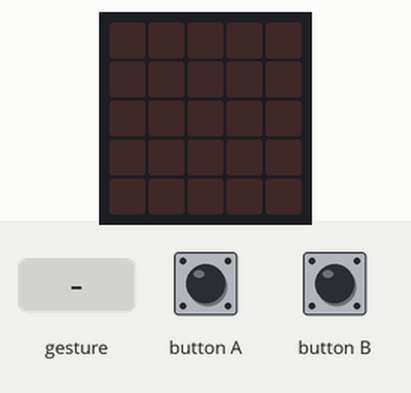
Simulated run of this program. Board: BBC micro:bit running MicroPython. Parts: the board's 5×5 LED display. The test bench sets the inputs (shaded band). Random numbers come from a fixed seed; a tilt is held for 1.5 s and a shake lasts 1 s, then the board lies face up again.

Above: at 1.2 s.
1.3 s: button A pressed for 0.15 s
At 1.37 s:
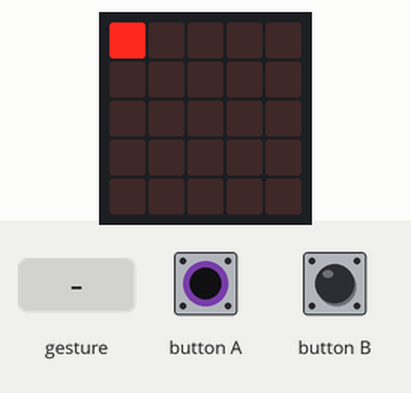
4.3 s: button B pressed for 1 s
At 6.5 s:
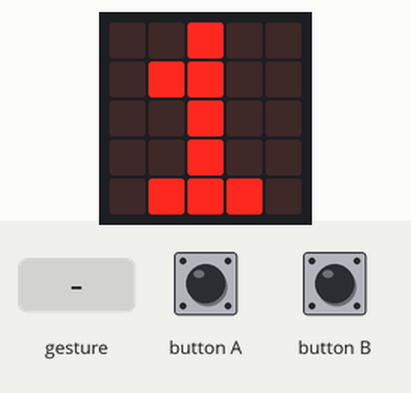
6.8 s: gesture 'shake'
At 8.0 s:
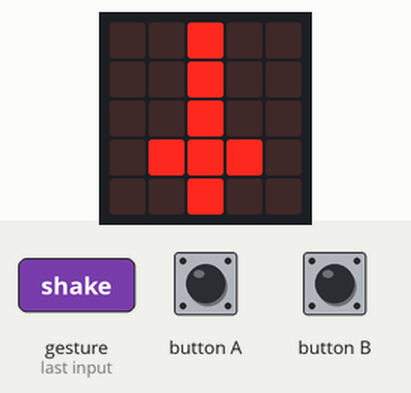
8.5 s: gesture 'shake'
At 9.3 s:
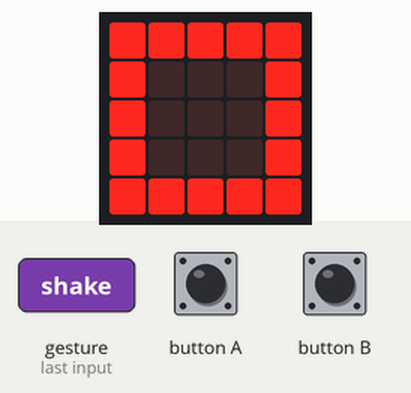
10.2 s: button B pressed for 0.15 s
At 11.1 s:
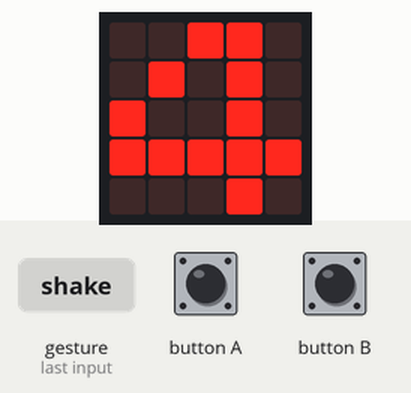
11.8 s: gesture 'shake'
At 13.0 s:
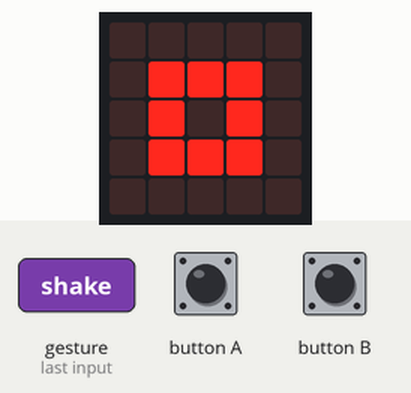
Timing chart, 0 to 14.5 s (numbered marks = the images above; inputs shaded):
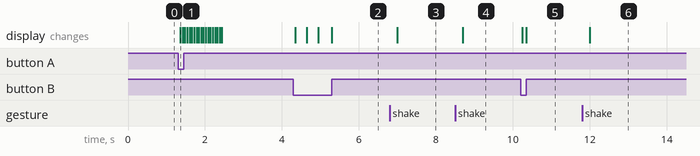

Measured:
- after the input at 1.3 s, the display: changes after 0.06 s (image 1)
- after the input at 4.3 s, the display: first changes at once (image 2 shows a later state)
- after the input at 6.8 s, the display: changes after 0.20 s (image 3)
- after the input at 8.5 s, the display: changes after 0.20 s (image 4)
- after the input at 10.2 s, the display: first changes at once (image 5 shows a later state)
- after the input at 11.8 s, the display: changes after 0.20 s (image 6)

The program:

BO_Microbit.py
```python
from microbit import *
import random

while True:

    if button_a.is_pressed():
        sleep(60)
        display.show(Image(
        "90000:"
        "00000:"
        "00000:"
        "00000:"
        "00000"))
        sleep(60)
        display.show(Image(
        "99000:"
        "00000:"
        "00000:"
        "00000:"
        "00000"))
        sleep(60)
        display.show(Image(
        "99900:"
        "00000:"
        "00000:"
        "00000:"
        "00000"))
        sleep(60)
        display.show(Image(
        "99990:"
        "00000:"
        "00000:"
        "00000:"
        "00000"))
        sleep(60)
        display.show(Image(
        "99999:"
        "00000:"
        "00000:"
        "00000:"
        "00000"))
        sleep(60)
        display.show(Image(
        "09999:"
        "00009:"
        "00000:"
        "00000:"
        "00000"))
        sleep(60)
        display.show(Image(
        "00999:"
        "00009:"
        "00009:"
        "00000:"
        "00000"))
        sleep(60)
        display.show(Image(
        "00099:"
        "00009:"
        "00099:"
        "00000:"
        "00000"))
        sleep(60)
        display.show(Image(
        "00009:"
        "00009:"
        "00999:"
        "00000:"
        "00000"))
        sleep(60)
        display.show(Image(
        "00000:"
        "00009:"
        "09999:"
        "00000:"
        "00000"))
        sleep(60)
        display.show(Image(
        "00000:"
        "09000:"
        "09999:"
        "00000:"
        "00000"))
        sleep(60)
        display.show(Image(
        "00000:"
        "09900:"
        "09990:"
        "00000:"
        "00000"))
        sleep(60)
        display.show(Image(
        "00000:"
        "09900:"
        "09900:"
        "00000:"
        "00000"))
        sleep(60)
        display.show(Image(
        "00000:"
        "09900:"
        "00900:"
        "00000:"
        "00000"))
        sleep(60)
        display.show(Image(
        "00000:"
        "00900:"
        "09900:"
        "00000:"
        "00000"))
        sleep(60)
        display.show(Image(
        "00000:"
        "00000:"
        "99900:"
        "00000:"
        "00000"))
        sleep(60)
        display.show(Image(
        "00000:"
        "00000:"
        "99000:"
        "00000:"
        "00000"))
        sleep(60)
        display.show(Image(
        "00000:"
        "00000:"
        "90000:"
        "00000:"
        "00000"))
        sleep(60)
        display.show(Image(
        "00000:"
        "00000:"
        "00000:"
        "00000:"
        "00000"))
        sleep(180)


    if button_b.is_pressed():
        display.show(random.randint(1, 6))

    if accelerometer.was_gesture('shake'):
        tool = random.randint(0,2)
        if tool == 0:
            display.show(Image.SQUARE_SMALL)
        elif tool == 1:
            display.show(Image.SQUARE)
        else:
            display.show(Image.SWORD)
```
